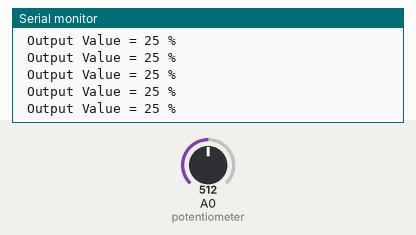
Bench run of a sketch on a simulated Arduino Uno, built with avr-gcc and run on an emulated ATmega328P. On the bench: the last lines printed to the serial monitor. The test bench sets the inputs (shaded band); at power-on: A0 (potentiometer) = 512.

Above: at 1.2 s.
1.3 s: A0 (potentiometer) set to 716
At 1.33 s:
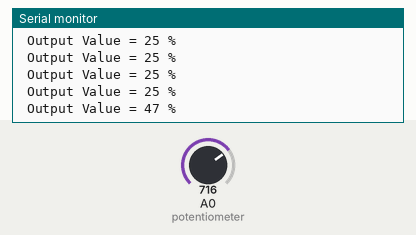
2.8 s: A0 (potentiometer) set to 900
At 2.84 s:
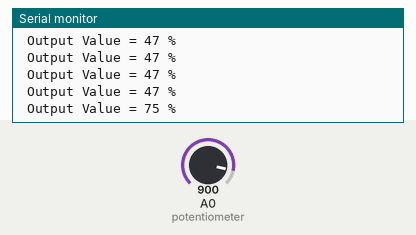
Timing chart, 0 to 5.8 s (numbered marks = the images above; inputs shaded):
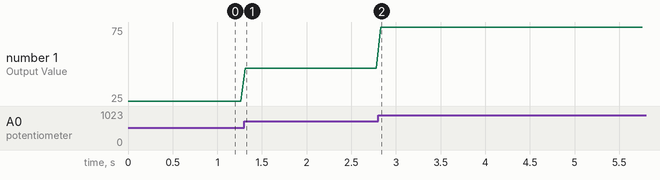

Measured:
- after the input at 1.3 s, the serial monitor: prints a new line at once (image 1)
- after the input at 2.8 s, the serial monitor: prints a new line at once (image 2)
- plotted number 1: 25 → 47 after the input at 1.3 s, 47 → 75 after the input at 2.8 s

The sketch:

20190313AccelerationProfileRev0.ino
```cpp
int AnalogInput;
int AnalogPercent;
int SquaredValue;
int SquaredPercent;

void setup()
{

Serial.begin(115200); //Baud rate between computer and Arduino.
}

void loop()
{

AnalogInput = analogRead(A0); //Value from potentiometer placed into "ThrottleInput".
AnalogPercent = ((AnalogInput / 1023.00) * 100.00); //Analog Input value converted to %.
SquaredValue = (AnalogPercent * AnalogPercent);
SquaredPercent = ((SquaredValue / 10000.00) * 100.00);


Serial.print(" Output Value = ");
Serial.print(SquaredPercent);
Serial.println(" % ");
delay(50);  //Delay for stability.

}
```
